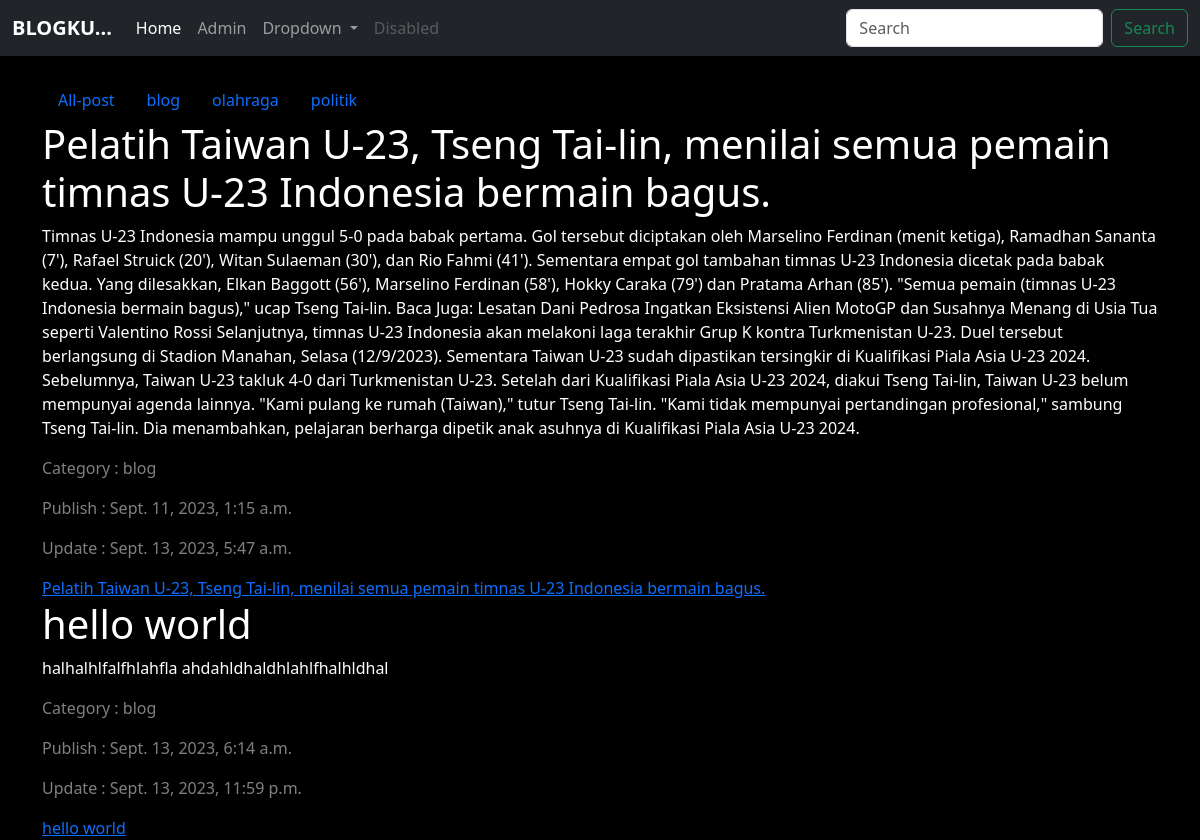
Screenshot of /blog/category/blog/ with the database file from the repository.
### blog/models.py (models this page shows, shortened)
class Post(models.Model):
    judul = models.CharField(max_length=255)
    body = models.TextField()
    category = models.CharField(max_length=255)
    publish = models.DateTimeField(auto_now_add=True)
    update = models.DateTimeField(auto_now=True)
    slug = models.SlugField(blank=True)
    foto = models.ImageField(upload_to="info-harga/foto")  # Gunakan ImageField

### blog/views.py (the view)
# urls.py: path("category/<categoryInput>/", views.categoryPost),
def categoryPost(request, categoryInput):
    posts = Post.objects.filter(category=categoryInput)
    categories = Post.objects.values("category").distinct()
    context = {
        "judul": "Selamat Datang di BLOGKU",
        "Posts": posts,
        "Categories": categories,
    }
    return render(request, "blog/category.html", context)

### blog/templates/blog/category.html (shortened to what this page needs)
{% extends 'base.html' %} {% block pagetitle %}{% endblock %}
{% block contents %}
<ul class="nav">
    <li class="nav-item"><a class="nav-link" href="/blog">All-post<a/></li>
        {% for dataCategory in Categories  %}
    <li class="nav-item"><a class="nav-link" href="/blog/category/{{dataCategory.category}}">{{dataCategory.category}}<a/></li>
    {% endfor %}</ul> {% for post in Posts %}
  <h1 style="color: white">{{post.judul}}</h1>
  <p style="color: white">{{post.body}}</p>
  <p style="color: gray">Category : {{post.category}}</p>
  <p style="color: gray">Publish : {{post.publish}}</p>
  <p style="color: gray">Update : {{post.update}}</p>
<a href="/blog/post/{{post.slug}}">{{post.judul}}</a>
{% endfor %} {% endblock %}

### templates/base.html (shortened to what this page needs)
<!DOCTYPE html>
<html lang="en">
  <head>
    <link
      href="https://cdn.jsdelivr.net/npm/bootstrap@5.3.1/dist/css/bootstrap.min.css"
      rel="stylesheet"
    />
  </head>
  <body style="background-color: black">
    <nav class="navbar navbar-expand-lg navbar-dark bg-dark">
      <div class="container-fluid">
        <a class="navbar-brand" href="#" style="font-weight: bold">BLOGKU...</a>
        <div class="collapse navbar-collapse" id="navbarSupportedContent">
          <ul class="navbar-nav me-auto mb-2 mb-lg-0">
            <li class="nav-item">
              <a class="nav-link active" aria-current="page" href="/blog"
                >Home</a
              >
            </li>
            <li class="nav-item">
              <a class="nav-link" href="/admin">Admin</a>
            </li>
            <li class="nav-item dropdown">
              <a
                class="nav-link dropdown-toggle"
                href="#"
                id="navbarDropdown"
                role="button"
                data-bs-toggle="dropdown"
                aria-expanded="false"
              >
                Dropdown
              </a>
            </li>
            <li class="nav-item">
              <a
                class="nav-link disabled"
                href="#"
                tabindex="-1"
                aria-disabled="true"
                >Disabled</a
              >
            </li>
          </ul>
          <form class="d-flex">
            <input
              class="form-control me-2"
              type="search"
              placeholder="Search"
              aria-label="Search"
            />
            <button class="btn btn-outline-success" type="submit">
              Search
            </button>
          </form>
        </div>
      </div>
    </nav>
    <div class="container mt-4">
      {% block contents %}{% endblock contents %}
    </div>
  </body>
</html>

### rows the page displays
Post: judul "Pelatih Taiwan U-23, Tseng Tai-lin, menilai semua pemain timnas U-23 Indonesia bermain bagus.", body "Timnas U-23 Indonesia mampu unggul 5-0 pada babak pertama. Gol tersebut diciptakan oleh Marselino Ferdinan (menit ketiga), Ramadhan Sananta (7'), Rafael Struick (20'), Witan Sulaeman (30'), dan Rio Fahmi (41'). Sementara empat gol tambahan timnas U-23 Indonesia dicetak pada babak kedua. Yang dilesakkan, Elkan Baggott (56'), Marselino Ferdinan (58'), Hokky Caraka (79') dan Pratama Arhan (85'). \"Semua pemain (timnas U-23 Indonesia bermain bagus),\" ucap Tseng Tai-lin. Baca Juga: Lesatan Dani Pedrosa Ingatkan Eksistensi Alien MotoGP dan Susahnya Menang di Usia Tua seperti Valentino Rossi Selanjutnya, timnas U-23 Indonesia akan melakoni laga terakhir Grup K kontra Turkmenistan U-23. Duel…", category "blog", publish "Sept. 11, 2023, 1:15 a.m.", update "Sept. 13, 2023, 5:47 a.m."
Post: judul "hello world", body "halhalhlfalfhlahfla ahdahldhaldhlahlfhalhldhal", category "blog", publish "Sept. 13, 2023, 6:14 a.m.", update "Sept. 13, 2023, 11:59 p.m."

### other values shown
{{ dataCategory.category }} "blog" "olahraga" "politik"
